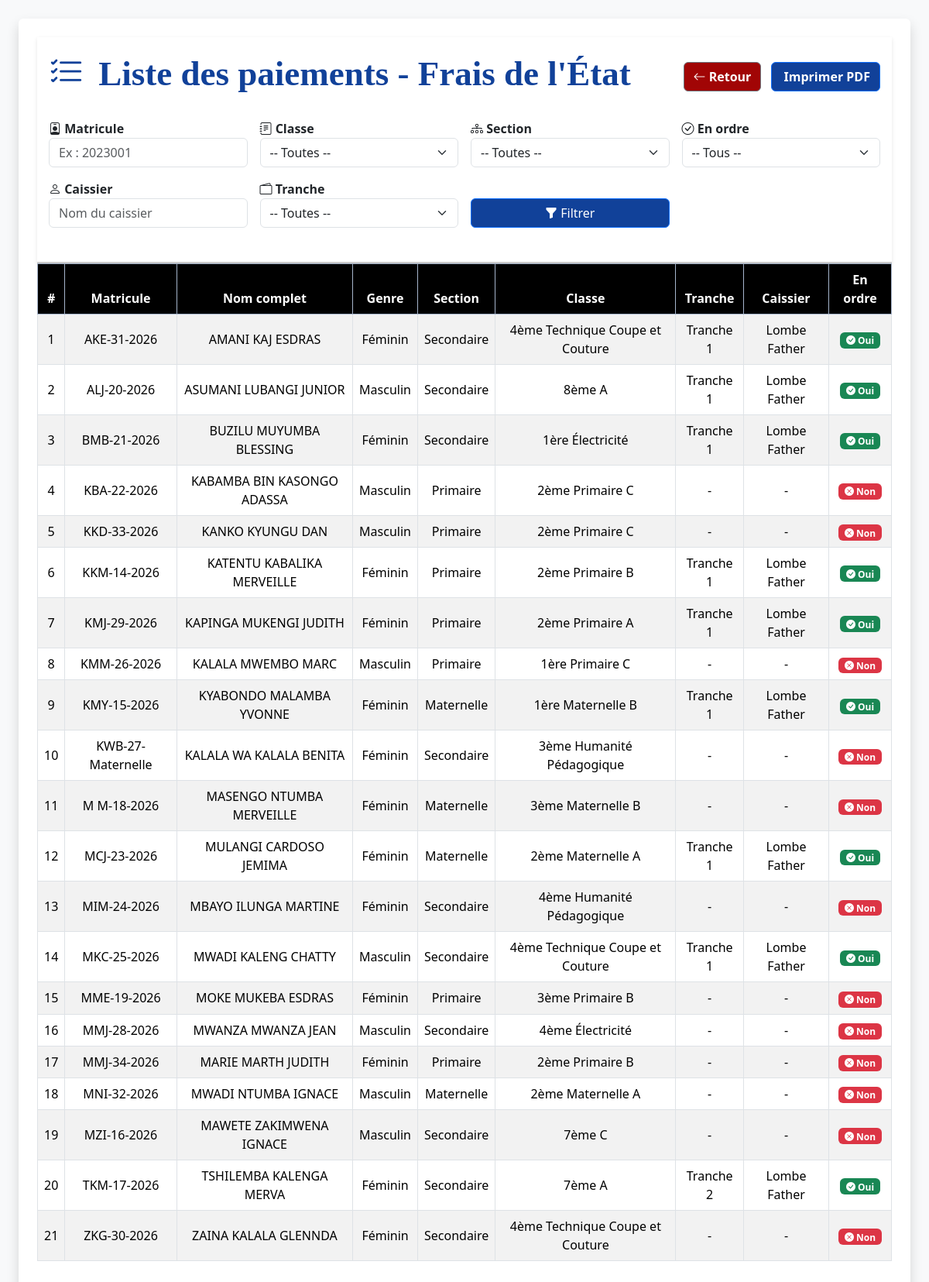
Screenshot of /liste_frais_etat (signed in) with the database file from the repository.
### tables this page shows
CREATE TABLE eleves (id INTEGER PRIMARY KEY AUTOINCREMENT, matricule TEXT, nom TEXT NOT NULL, postnom TEXT NOT NULL, prenom TEXT NOT NULL, genre TEXT NOT NULL, section TEXT NOT NULL, classe TEXT NOT NULL, annee_scolaire TEXT NOT NULL, date_inscription TEXT NOT NULL, lieu_naissance TEXT, date_naissance TEXT, ecole_provenance TEXT, classe_precedente TEXT, responsable TEXT NOT NULL, telephone_responsable TEXT NOT NULL, fonction_responsable TEXT, statut_eleve TEXT, frais_inscription TEXT NOT NULL, ram_papier TEXT, frais_bulletin TEXT, deux_savons TEXT, deux_ph TEXT, fournitures TEXT, adresse TEXT);

### app.py (the view)
@app.route('/liste_frais_etat')
@login_required
def liste_frais_etat():
    matricule = request.args.get('matricule', '').strip()
    classe = request.args.get('classe', '').strip()
    section = request.args.get('section', '').strip()
    ordre = request.args.get('ordre', '').strip()  # "Oui" ou "Non"
    caissier = request.args.get('caissier', '').strip()
    tranche = request.args.get('tranche', '').strip()
    conn = sqlite3.connect('ecole.db')
    conn.row_factory = sqlite3.Row
    cursor = conn.cursor()
    query = """
    SELECT
        e.matricule, e.nom, e.postnom, e.prenom, e.genre, e.classe, e.section,
        IFNULL(SUM(f.montant), 0) AS total_paye,
        MAX(f.date_paiement) AS derniere_date,
        (SELECT f2.tranche FROM frais_etat f2 WHERE f2.matricule = e.matricule ORDER BY f2.date_paiement DESC LIMIT 1) AS tranche,
        (SELECT f3.caissier FROM frais_etat f3 WHERE f3.matricule = e.matricule ORDER BY f3.date_paiement DESC LIMIT 1) AS caissier
    FROM eleves e
    LEFT JOIN frais_etat f ON e.matricule = f.matricule
    WHERE 1=1
    """
    params = []
    if matricule:
        query += " AND e.matricule LIKE ?"
        params.append(f"%{matricule}%")
    if classe:
        query += " AND e.classe = ?"
        params.append(classe)
    if section:
        query += " AND e.section = ?"
        params.append(section)
    query += " GROUP BY e.matricule"
    cursor.execute(query, params)
    eleves = cursor.fetchall()
    eleves_filtres = []
    for eleve in eleves:
        if tranche and (eleve['tranche'] != tranche):
            continue
        if caissier and (eleve['caissier'] is None or caissier.lower() not in eleve['caissier'].lower()):
            continue
        est_en_ordre = eleve['total_paye'] > 0
        if ordre:
            if ordre == 'Oui' and not est_en_ordre:
                continue
            if ordre == 'Non' and est_en_ordre:
                continue
        eleves_filtres.append(eleve)
    conn.close()
    conn = sqlite3.connect('ecole.db')
    cursor = conn.cursor()
    cursor.execute("SELECT DISTINCT classe FROM eleves ORDER BY classe")
    classes = [row[0] for row in cursor.fetchall()]
    cursor.execute("SELECT DISTINCT section FROM eleves ORDER BY section")
    sections = [row[0] for row in cursor.fetchall()]
    conn.close()
    return render_template("liste_frais_etat.html",
                           eleves=eleves_filtres,
                           classes=classes,
                           sections=sections)

### app.py (called while the page is built)
def login_required(f):
    @wraps(f)
    def decorated_function(*args, **kwargs):
        if not session.get('connecte'):
            flash("Vous devez être connecté pour accéder à cette page.", "warning")
            return redirect(url_for('connexion'))
        return f(*args, **kwargs)
    return decorated_function

### templates/liste_frais_etat.html (shortened to what this page needs)
<!DOCTYPE html>
<html lang="fr">
<head>
    <link href="https://cdn.jsdelivr.net/npm/bootstrap@5.3.2/dist/css/bootstrap.min.css" rel="stylesheet" />
    <link href="https://cdn.jsdelivr.net/npm/bootstrap-icons@1.10.5/font/bootstrap-icons.css" rel="stylesheet" />
</head>
<body class="p-4">
<div class="container bg-white p-4 rounded shadow" style="max-width:1500px;">
    <div class="sticky-form">
        <div class="d-flex justify-content-between align-items-center mb-4">
            <h3 class="text-primary" style="color: #114199 !important; font-size: 45px; font-family: serif; font-weight: bold;">
                <i class="bi bi-list-check me-2"></i> Liste des paiements - Frais de l'État
            </h3>
            <div>
                <a href="{{ url_for('menu_frais_et_stock') }}" class="btn btn-outline-secondary me-2" style="background-color: #a10505; color: white; font-weight: bold; ">
                    <i class="bi bi-arrow-left"></i> Retour
                </a>
                <a href="{{ url_for('imprimer_pdf') }}?url={{ url_for('exporter_frais_etat_pdf',
                    matricule=request.args.get('matricule', ''),
                    classe=request.args.get('classe', ''),
                    section=request.args.get('section', ''),
                    tranche=request.args.get('tranche', ''),
                    caissier=request.args.get('caissier', ''),
                    ordre=request.args.get('ordre', '')
                ) | urlencode }}"
                   target="_blank"
                   class="btn btn-primary"
                   style="background-color:  #114199; color: white; font-weight: bold;">
                     Imprimer PDF
                </a>
            </div>
        </div>
        <form method="GET" action="{{ url_for('liste_frais_etat') }}" class="row g-3 mb-4">
            <div class="col-md-3">
                <label for="matricule" class="filter-label"><i class="bi bi-person-badge"></i> Matricule</label>
                <input type="text" name="matricule" id="matricule" class="form-control" placeholder="Ex : 2023001"
                       value="{{ request.args.get('matricule', '') }}">
            </div>
            <div class="col-md-3">
                <label for="classe" class="filter-label"><i class="bi bi-journal-text"></i> Classe</label>
                <select name="classe" id="classe" class="form-select">
                    <option value="">-- Toutes --</option>
                </select>
            </div>
            <div class="col-md-3">
                <label for="section" class="filter-label"><i class="bi bi-diagram-3"></i> Section</label>
                <select name="section" id="section" class="form-select">
                    <option value="">-- Toutes --</option>
                </select>
            </div>
            <div class="col-md-3">
                <label for="ordre" class="filter-label"><i class="bi bi-check-circle"></i> En ordre</label>
                <select name="ordre" id="ordre" class="form-select">
                    <option value="">-- Tous --</option>
                </select>
            </div>
            <div class="col-md-3">
                <label for="caissier" class="filter-label"><i class="bi bi-person"></i> Caissier</label>
                <input type="text" name="caissier" id="caissier" class="form-control" placeholder="Nom du caissier"
                       value="{{ request.args.get('caissier', '') }}">
            </div>
            <div class="col-md-3">
                <label for="tranche" class="filter-label"><i class="bi bi-wallet2"></i> Tranche</label>
                <select name="tranche" id="tranche" class="form-select">
                    <option value="">-- Toutes --</option>
                </select>
            </div>
            <div class="col-md-3 d-grid align-items-end">
                <button type="submit" class="btn btn-primary" style="background-color: #114199;">
                    <i class="bi bi-funnel-fill"></i> Filtrer
                </button>
            </div>
        </form>
    </div>
    <div class="table-responsive">
        <table class="table table-bordered table-striped align-middle text-center">
            <thead class="table-primary">
                <tr>
                    <th>#</th>
                    <th>Matricule</th>
                    <th>Nom complet</th>
                    <th>Genre</th>
                    <th>Section</th>
                    <th>Classe</th>
                    <th>Tranche</th>
                    <th>Caissier</th>
                    <th>En ordre</th>
                </tr>
            </thead>
            <tbody>
                {% for eleve in eleves %}
                <tr>
                    <td>{{ loop.index }}</td>
                    <td>{{ eleve.matricule }}</td>
                    <td>{{ eleve.nom }} {{ eleve.postnom }} {{ eleve.prenom }}</td>
                    <td>{{ eleve.genre }}</td>
                    <td>{{ eleve.section }}</td>
                    <td>{{ eleve.classe }}</td>
                    <td>{{ eleve.tranche if eleve.total_paye > 0 else "-" }}</td>
                    <td>{{ eleve.caissier if eleve.total_paye > 0 else "-" }}</td>
                    <td>
                        {% if eleve.total_paye > 0 %}
                            <span class="badge bg-success"><i class="bi bi-check-circle-fill"></i> Oui</span>
                        {% else %}
                            <span class="badge bg-danger"><i class="bi bi-x-circle-fill"></i> Non</span>
                        {% endif %}
                    </td>
                </tr>
                {% else %}
                <tr>
                    <td colspan="9" class="text-muted">Aucun élève trouvé selon les critères.</td>
                </tr>
                {% endfor %}
            </tbody>
        </table>
    </div>
</div>
</body>
</html>

### templates/liste_frais_etat.html (style rules this page uses)
body { background-color: #f8f9fa; }
.filter-label { font-weight: 600; }
.sticky-form { position: sticky; top: 0; background-color: white; z-index: 1000; padding: 20px 15px; border-bottom: 2px solid #ccc; box-shadow: 0 2px 5px rgba(0,0,0,0.1); }
.table thead th { position: sticky; top: 0; background-color: black; color: white; z-index: 10; }

### rows the page displays
eleves: matricule "AKE-31-2026", nom "AMANI", postnom "KAJ", prenom "ESDRAS", genre "Féminin", section "Secondaire", classe "4ème Technique Coupe et Couture", tranche "Tranche 1", caissier "Lombe Father", shows "Oui"
eleves: matricule "ALJ-20-2026", nom "ASUMANI", postnom "LUBANGI", prenom "JUNIOR", genre "Masculin", section "Secondaire", classe "8ème A", tranche "Tranche 1", caissier "Lombe Father", shows "Oui"
eleves: matricule "BMB-21-2026", nom "BUZILU", postnom "MUYUMBA", prenom "BLESSING", genre "Féminin", section "Secondaire", classe "1ère Électricité", tranche "Tranche 1", caissier "Lombe Father", shows "Oui"
eleves: matricule "KBA-22-2026", nom "KABAMBA", postnom "BIN KASONGO", prenom "ADASSA", genre "Masculin", section "Primaire", classe "2ème Primaire C", tranche "-", caissier "-", shows "Non"
eleves: matricule "KKD-33-2026", nom "KANKO", postnom "KYUNGU", prenom "DAN", genre "Masculin", section "Primaire", classe "2ème Primaire C", tranche "-", caissier "-", shows "Non"
eleves: matricule "KKM-14-2026", nom "KATENTU", postnom "KABALIKA", prenom "MERVEILLE", genre "Féminin", section "Primaire", classe "2ème Primaire B", tranche "Tranche 1", caissier "Lombe Father", shows "Oui"
eleves: matricule "KMJ-29-2026", nom "KAPINGA", postnom "MUKENGI", prenom "JUDITH", genre "Féminin", section "Primaire", classe "2ème Primaire A", tranche "Tranche 1", caissier "Lombe Father", shows "Oui"
eleves: matricule "KMM-26-2026", nom "KALALA", postnom "MWEMBO", prenom "MARC", genre "Masculin", section "Primaire", classe "1ère Primaire C", tranche "-", caissier "-", shows "Non"
eleves: matricule "KMY-15-2026", nom "KYABONDO", postnom "MALAMBA", prenom "YVONNE", genre "Féminin", section "Maternelle", classe "1ère Maternelle B", tranche "Tranche 1", caissier "Lombe Father", shows "Oui"
eleves: matricule "KWB-27-Maternelle", nom "KALALA", postnom "WA KALALA", prenom "BENITA", genre "Féminin", section "Secondaire", classe "3ème Humanité Pédagogique", tranche "-", caissier "-", shows "Non"
eleves: matricule "M M-18-2026", nom "MASENGO", postnom "NTUMBA", prenom "MERVEILLE", genre "Féminin", section "Maternelle", classe "3ème Maternelle B", tranche "-", caissier "-", shows "Non"
eleves: matricule "MCJ-23-2026", nom "MULANGI", postnom "CARDOSO", prenom "JEMIMA", genre "Féminin", section "Maternelle", classe "2ème Maternelle A", tranche "Tranche 1", caissier "Lombe Father", shows "Oui"
eleves: matricule "MIM-24-2026", nom "MBAYO", postnom "ILUNGA", prenom "MARTINE", genre "Féminin", section "Secondaire", classe "4ème Humanité Pédagogique", tranche "-", caissier "-", shows "Non"
eleves: matricule "MKC-25-2026", nom "MWADI", postnom "KALENG", prenom "CHATTY", genre "Masculin", section "Secondaire", classe "4ème Technique Coupe et Couture", tranche "Tranche 1", caissier "Lombe Father", shows "Oui"
eleves: matricule "MME-19-2026", nom "MOKE", postnom "MUKEBA", prenom "ESDRAS", genre "Féminin", section "Primaire", classe "3ème Primaire B", tranche "-", caissier "-", shows "Non"
eleves: matricule "MMJ-28-2026", nom "MWANZA", postnom "MWANZA", prenom "JEAN", genre "Masculin", section "Secondaire", classe "4ème Électricité", tranche "-", caissier "-", shows "Non"
eleves: matricule "MMJ-34-2026", nom "MARIE", postnom "MARTH", prenom "JUDITH", genre "Féminin", section "Primaire", classe "2ème Primaire B", tranche "-", caissier "-", shows "Non"
eleves: matricule "MNI-32-2026", nom "MWADI", postnom "NTUMBA", prenom "IGNACE", genre "Masculin", section "Maternelle", classe "2ème Maternelle A", tranche "-", caissier "-", shows "Non"
eleves: matricule "MZI-16-2026", nom "MAWETE", postnom "ZAKIMWENA", prenom "IGNACE", genre "Masculin", section "Secondaire", classe "7ème C", tranche "-", caissier "-", shows "Non"
eleves: matricule "TKM-17-2026", nom "TSHILEMBA", postnom "KALENGA", prenom "MERVA", genre "Féminin", section "Secondaire", classe "7ème A", tranche "Tranche 2", caissier "Lombe Father", shows "Oui"
eleves: matricule "ZKG-30-2026", nom "ZAINA", postnom "KALALA", prenom "GLENNDA", genre "Féminin", section "Secondaire", classe "4ème Technique Coupe et Couture", tranche "-", caissier "-", shows "Non"
